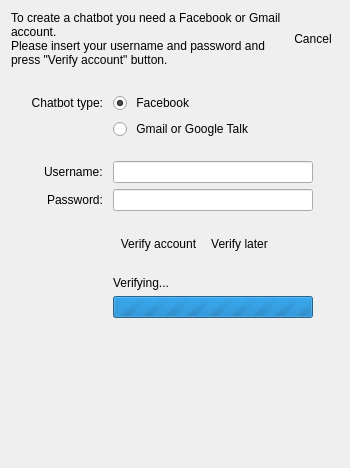
           <widget class="QWidget" name="verifyAccountPage">
            <layout class="QGridLayout" name="gridLayout_9">
             <item row="0" column="0">
              <widget class="QLabel" name="verifyExplanationLabel">
               <property name="sizePolicy">
                <sizepolicy hsizetype="Expanding" vsizetype="Preferred">
                 <horstretch>0</horstretch>
                 <verstretch>0</verstretch>
                </sizepolicy>
               </property>
               <property name="text">
                <string>To create a chatbot you need a Facebook or Gmail account.
Please insert your username and password and press &quot;Verify account&quot; button.</string>
               </property>
               <property name="wordWrap">
                <bool>true</bool>
               </property>
              </widget>
             </item>
             <item row="1" column="0" colspan="2">
              <layout class="QFormLayout" name="formLayout">
               <property name="fieldGrowthPolicy">
                <enum>QFormLayout::AllNonFixedFieldsGrow</enum>
               </property>
               <property name="labelAlignment">
                <set>Qt::AlignRight|Qt::AlignTrailing|Qt::AlignVCenter</set>
               </property>
               <property name="horizontalSpacing">
                <number>10</number>
               </property>
               <property name="leftMargin">
                <number>20</number>
               </property>
               <property name="topMargin">
                <number>20</number>
               </property>
               <property name="rightMargin">
                <number>20</number>
               </property>
               <item row="0" column="0">
                <widget class="QLabel" name="connectWithChatLabel_v">
                 <property name="font">
                  <font>
                   <weight>50</weight>
                   <bold>false</bold>
                  </font>
                 </property>
                 <property name="text">
                  <string>Chatbot type:</string>
                 </property>
                 <property name="alignment">
                  <set>Qt::AlignRight|Qt::AlignTrailing|Qt::AlignVCenter</set>
                 </property>
                </widget>
               </item>
               <item row="0" column="1">
                <widget class="QRadioButton" name="fbChatRadio_v">
                 <property name="text">
                  <string> Facebook</string>
                 </property>
                 <property name="icon">
                  <iconset resource="../res/chatbot_theme.qrc">
                   <normaloff>:/icons/facebook.png</normaloff>:/icons/facebook.png</iconset>
                 </property>
                 <property name="iconSize">
                  <size>
                   <width>24</width>
                   <height>24</height>
                  </size>
                 </property>
                 <property name="checked">
                  <bool>true</bool>
                 </property>
                </widget>
               </item>
               <item row="1" column="1">
                <widget class="QRadioButton" name="gtalkChatRadio_v">
                 <property name="text">
                  <string> Gmail or Google Talk</string>
                 </property>
                 <property name="icon">
                  <iconset resource="../res/chatbot_theme.qrc">
                   <normaloff>:/icons/gmail.png</normaloff>:/icons/gmail.png</iconset>
                 </property>
                 <property name="iconSize">
                  <size>
                   <width>24</width>
                   <height>24</height>
                  </size>
                 </property>
                </widget>
               </item>
               <item row="2" column="1">
                <spacer name="verticalSpacer_10">
                 <property name="orientation">
                  <enum>Qt::Vertical</enum>
                 </property>
                 <property name="sizeType">
                  <enum>QSizePolicy::Fixed</enum>
                 </property>
                 <property name="sizeHint" stdset="0">
                  <size>
                   <width>20</width>
                   <height>10</height>
                  </size>
                 </property>
                </spacer>
               </item>
               <item row="3" column="0">
                <widget class="QLabel" name="usernameLabel_2">
                 <property name="text">
                  <string>Username:</string>
                 </property>
                </widget>
               </item>
               <item row="3" column="1">
                <widget class="QLineEdit" name="usernameText_v">
                 <property name="maximumSize">
                  <size>
                   <width>200</width>
                   <height>16777215</height>
                  </size>
                 </property>
                </widget>
               </item>
               <item row="4" column="0">
                <widget class="QLabel" name="passwordEdit_v_2">
                 <property name="text">
                  <string>Password:</string>
                 </property>
                </widget>
               </item>
               <item row="4" column="1">
                <widget class="QLineEdit" name="passwordText_v">
                 <property name="maximumSize">
                  <size>
                   <width>200</width>
                   <height>16777215</height>
                  </size>
                 </property>
                 <property name="echoMode">
                  <enum>QLineEdit::Password</enum>
                 </property>
                </widget>
               </item>
               <item row="5" column="1">
                <spacer name="verticalSpacer_8">
                 <property name="orientation">
                  <enum>Qt::Vertical</enum>
                 </property>
                 <property name="sizeType">
                  <enum>QSizePolicy::Fixed</enum>
                 </property>
                 <property name="sizeHint" stdset="0">
                  <size>
                   <width>20</width>
                   <height>10</height>
                  </size>
                 </property>
                </spacer>
               </item>
               <item row="6" column="1">
                <layout class="QHBoxLayout" name="horizontalLayout_3">
                 <item>
                  <widget class="QToolButton" name="verifyAccountButton">
                   <property name="text">
                    <string>Verify account</string>
                   </property>
                   <property name="icon">
                    <iconset resource="../res/chatbot_theme.qrc">
                     <normaloff>:/icons/verify_chatbot.png</normaloff>:/icons/verify_chatbot.png</iconset>
                   </property>
                   <property name="iconSize">
                    <size>
                     <width>24</width>
                     <height>24</height>
                    </size>
                   </property>
                   <property name="toolButtonStyle">
                    <enum>Qt::ToolButtonTextBesideIcon</enum>
                   </property>
                   <property name="autoRaise">
                    <bool>true</bool>
                   </property>
                  </widget>
                 </item>
                 <item>
                  <widget class="QToolButton" name="verifyLaterButton">
                   <property name="text">
                    <string>Verify later</string>
                   </property>
                   <property name="icon">
                    <iconset resource="../res/chatbot_theme.qrc">
                     <normaloff>:/icons/verify_later.png</normaloff>:/icons/verify_later.png</iconset>
                   </property>
                   <property name="iconSize">
                    <size>
                     <width>24</width>
                     <height>24</height>
                    </size>
                   </property>
                   <property name="toolButtonStyle">
                    <enum>Qt::ToolButtonTextBesideIcon</enum>
                   </property>
                   <property name="autoRaise">
                    <bool>true</bool>
                   </property>
                   <property name="arrowType">
                    <enum>Qt::NoArrow</enum>
                   </property>
                  </widget>
                 </item>
                 <item>
                  <spacer name="horizontalSpacer_7">
                   <property name="orientation">
                    <enum>Qt::Horizontal</enum>
                   </property>
                   <property name="sizeHint" stdset="0">
                    <size>
                     <width>40</width>
                     <height>20</height>
                    </size>
                   </property>
                  </spacer>
                 </item>
                </layout>
               </item>
               <item row="7" column="1">
                <spacer name="verticalSpacer_11">
                 <property name="orientation">
                  <enum>Qt::Vertical</enum>
                 </property>
                 <property name="sizeType">
                  <enum>QSizePolicy::Fixed</enum>
                 </property>
                 <property name="sizeHint" stdset="0">
                  <size>
                   <width>20</width>
                   <height>10</height>
                  </size>
                 </property>
                </spacer>
               </item>
               <item row="8" column="1">
                <widget class="QLabel" name="connectionStatusLabel_v">
                 <property name="text">
                  <string>Verifying...</string>
                 </property>
                </widget>
               </item>
               <item row="9" column="1">
                <widget class="QProgressBar" name="connectionProgressBar_v">
                 <property name="maximumSize">
                  <size>
                   <width>200</width>
                   <height>16777215</height>
                  </size>
                 </property>
                 <property name="maximum">
                  <number>0</number>
                 </property>
                 <property name="value">
                  <number>-1</number>
                 </property>
                </widget>
               </item>
               <item row="10" column="1">
                <spacer name="verticalSpacer_12">
                 <property name="orientation">
                  <enum>Qt::Vertical</enum>
                 </property>
                 <property name="sizeHint" stdset="0">
                  <size>
                   <width>20</width>
                   <height>133</height>
                  </size>
                 </property>
                </spacer>
               </item>
              </layout>
             </item>
             <item row="0" column="1">
              <widget class="QToolButton" name="cancelChAccountButton">
               <property name="text">
                <string>Cancel</string>
               </property>
               <property name="icon">
                <iconset resource="../res/chatbot_theme.qrc">
                 <normaloff>:/icons/cancel.png</normaloff>:/icons/cancel.png</iconset>
               </property>
               <property name="iconSize">
                <size>
                 <width>24</width>
                 <height>24</height>
                </size>
               </property>
               <property name="toolButtonStyle">
                <enum>Qt::ToolButtonTextBesideIcon</enum>
               </property>
               <property name="autoRaise">
                <bool>true</bool>
               </property>
              </widget>
             </item>
            </layout>
           </widget>
